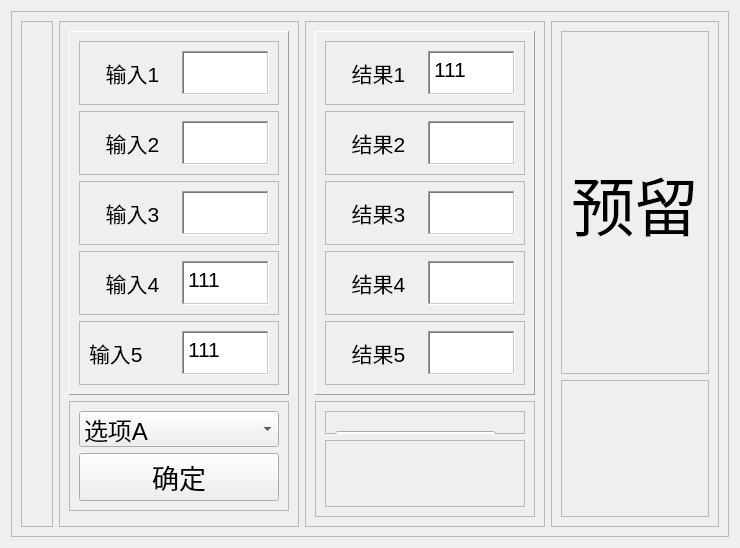
           <widget class="QFrame" name="frame">
            <property name="frameShape">
             <enum>QFrame::NoFrame</enum>
            </property>
            <property name="frameShadow">
             <enum>QFrame::Plain</enum>
            </property>
            <layout class="QHBoxLayout" name="horizontalLayout_5" stretch="2">
             <item>
              <widget class="QFrame" name="frame_3">
               <property name="frameShape">
                <enum>QFrame::StyledPanel</enum>
               </property>
               <property name="frameShadow">
                <enum>QFrame::Raised</enum>
               </property>
               <layout class="QHBoxLayout" name="horizontalLayout_14">
                <item>
                 <widget class="QFrame" name="frame_2">
                  <property name="maximumSize">
                   <size>
                    <width>800</width>
                    <height>16777215</height>
                   </size>
                  </property>
                  <property name="font">
                   <font>
                    <pointsize>16</pointsize>
                   </font>
                  </property>
                  <property name="frameShape">
                   <enum>QFrame::StyledPanel</enum>
                  </property>
                  <property name="frameShadow">
                   <enum>QFrame::Raised</enum>
                  </property>
                  <layout class="QVBoxLayout" name="verticalLayout_7" stretch="1,1">
                   <item>
                    <widget class="QLabel" name="image_origin">
                     <property name="minimumSize">
                      <size>
                       <width>0</width>
                       <height>0</height>
                      </size>
                     </property>
                     <property name="maximumSize">
                      <size>
                       <width>708</width>
                       <height>400</height>
                      </size>
                     </property>
                     <property name="text">
                      <string/>
                     </property>
                     <property name="pixmap">
                      <pixmap resource="img.qrc">:/bmp/E:/unet-nested-multiple-classification-master/单镜头/{2E7D14DF-89B8-4DA3-84E6-B5CCD6F197FB}.bmp</pixmap>
                     </property>
                     <property name="scaledContents">
                      <bool>true</bool>
                     </property>
                    </widget>
                   </item>
                   <item>
                    <widget class="QLabel" name="image_result">
                     <property name="minimumSize">
                      <size>
                       <width>0</width>
                       <height>0</height>
                      </size>
                     </property>
                     <property name="maximumSize">
                      <size>
                       <width>708</width>
                       <height>400</height>
                      </size>
                     </property>
                     <property name="text">
                      <string/>
                     </property>
                     <property name="pixmap">
                      <pixmap resource="img.qrc">:/bmp/E:/unet-nested-multiple-classification-master/单镜头/{2E7D14DF-89B8-4DA3-84E6-B5CCD6F197FB}.bmp</pixmap>
                     </property>
                     <property name="scaledContents">
                      <bool>true</bool>
                     </property>
                    </widget>
                   </item>
                  </layout>
                 </widget>
                </item>
                <item>
                 <widget class="QFrame" name="frame_5">
                  <property name="maximumSize">
                   <size>
                    <width>240</width>
                    <height>16777215</height>
                   </size>
                  </property>
                  <property name="frameShape">
                   <enum>QFrame::StyledPanel</enum>
                  </property>
                  <property name="frameShadow">
                   <enum>QFrame::Raised</enum>
                  </property>
                  <layout class="QVBoxLayout" name="verticalLayout_8" stretch="5,2,2">
                   <item>
                    <widget class="QFrame" name="input_cluster">
                     <property name="frameShape">
                      <enum>QFrame::Panel</enum>
                     </property>
                     <property name="frameShadow">
                      <enum>QFrame::Raised</enum>
                     </property>
                     <layout class="QVBoxLayout" name="verticalLayout_9">
                      <item>
                       <widget class="QFrame" name="input_1">
                        <property name="maximumSize">
                         <size>
                          <width>208</width>
                          <height>64</height>
                         </size>
                        </property>
                        <property name="frameShape">
                         <enum>QFrame::StyledPanel</enum>
                        </property>
                        <property name="frameShadow">
                         <enum>QFrame::Raised</enum>
                        </property>
                        <layout class="QHBoxLayout" name="horizontalLayout_22" stretch="1,1">
                         <item>
                          <widget class="QLabel" name="label_9">
                           <property name="text">
                            <string>&lt;html&gt;&lt;head/&gt;&lt;body&gt;&lt;p align=&quot;center&quot;&gt;&lt;span style=&quot; font-size:16pt;&quot;&gt;输入1&lt;/span&gt;&lt;/p&gt;&lt;/body&gt;&lt;/html&gt;</string>
                           </property>
                          </widget>
                         </item>
                         <item>
                          <widget class="QPlainTextEdit" name="plainTextEdit_6">
                           <property name="font">
                            <font>
                             <pointsize>16</pointsize>
                            </font>
                           </property>
                           <property name="frameShape">
                            <enum>QFrame::WinPanel</enum>
                           </property>
                          </widget>
                         </item>
                        </layout>
                       </widget>
                      </item>
                      <item>
                       <widget class="QFrame" name="input_2">
                        <property name="maximumSize">
                         <size>
                          <width>208</width>
                          <height>64</height>
                         </size>
                        </property>
                        <property name="frameShape">
                         <enum>QFrame::StyledPanel</enum>
                        </property>
                        <property name="frameShadow">
                         <enum>QFrame::Raised</enum>
                        </property>
                        <layout class="QHBoxLayout" name="horizontalLayout_25" stretch="1,1">
                         <item>
                          <widget class="QLabel" name="label_12">
                           <property name="text">
                            <string>&lt;html&gt;&lt;head/&gt;&lt;body&gt;&lt;p align=&quot;center&quot;&gt;&lt;span style=&quot; font-size:16pt;&quot;&gt;输入2&lt;/span&gt;&lt;/p&gt;&lt;/body&gt;&lt;/html&gt;</string>
                           </property>
                          </widget>
                         </item>
                         <item>
                          <widget class="QPlainTextEdit" name="plainTextEdit_9">
                           <property name="font">
                            <font>
                             <pointsize>16</pointsize>
                            </font>
                           </property>
                           <property name="frameShape">
                            <enum>QFrame::WinPanel</enum>
                           </property>
                          </widget>
                         </item>
                        </layout>
                       </widget>
                      </item>
                      <item>
                       <widget class="QFrame" name="input_3">
                        <property name="maximumSize">
                         <size>
                          <width>208</width>
                          <height>64</height>
                         </size>
                        </property>
                        <property name="frameShape">
                         <enum>QFrame::StyledPanel</enum>
                        </property>
                        <property name="frameShadow">
                         <enum>QFrame::Raised</enum>
                        </property>
                        <layout class="QHBoxLayout" name="horizontalLayout_23" stretch="1,1">
                         <item>
                          <widget class="QLabel" name="label_10">
                           <property name="text">
                            <string>&lt;html&gt;&lt;head/&gt;&lt;body&gt;&lt;p align=&quot;center&quot;&gt;&lt;span style=&quot; font-size:16pt;&quot;&gt;输入3&lt;/span&gt;&lt;/p&gt;&lt;/body&gt;&lt;/html&gt;</string>
                           </property>
                          </widget>
                         </item>
                         <item>
                          <widget class="QPlainTextEdit" name="plainTextEdit_7">
                           <property name="font">
                            <font>
                             <pointsize>16</pointsize>
                             <kerning>true</kerning>
                            </font>
                           </property>
                           <property name="frameShape">
                            <enum>QFrame::WinPanel</enum>
                           </property>
                          </widget>
                         </item>
                        </layout>
                       </widget>
                      </item>
                      <item>
                       <widget class="QFrame" name="input_4">
                        <property name="maximumSize">
                         <size>
                          <width>208</width>
                          <height>64</height>
                         </size>
                        </property>
                        <property name="frameShape">
                         <enum>QFrame::StyledPanel</enum>
                        </property>
                        <property name="frameShadow">
                         <enum>QFrame::Raised</enum>
                        </property>
                        <layout class="QHBoxLayout" name="horizontalLayout_24" stretch="1,1">
                         <item>
                          <widget class="QLabel" name="label_11">
                           <property name="text">
                            <string>&lt;html&gt;&lt;head/&gt;&lt;body&gt;&lt;p align=&quot;center&quot;&gt;&lt;span style=&quot; font-size:16pt;&quot;&gt;输入4&lt;/span&gt;&lt;/p&gt;&lt;/body&gt;&lt;/html&gt;</string>
                           </property>
                          </widget>
                         </item>
                         <item>
                          <widget class="QPlainTextEdit" name="plainTextEdit_8">
                           <property name="font">
                            <font>
                             <pointsize>16</pointsize>
                            </font>
                           </property>
                           <property name="frameShape">
                            <enum>QFrame::WinPanel</enum>
                           </property>
                           <property name="plainText">
                            <string>111</string>
                           </property>
                          </widget>
                         </item>
                        </layout>
                       </widget>
                      </item>
                      <item>
                       <widget class="QFrame" name="input_5">
                        <property name="maximumSize">
                         <size>
                          <width>208</width>
                          <height>64</height>
                         </size>
                        </property>
                        <property name="frameShape">
                         <enum>QFrame::StyledPanel</enum>
                        </property>
                        <property name="frameShadow">
                         <enum>QFrame::Raised</enum>
                        </property>
                        <layout class="QHBoxLayout" name="horizontalLayout_26" stretch="1,1">
                         <item>
                          <widget class="QLabel" name="label_13">
                           <property name="text">
                            <string>&lt;html&gt;&lt;head/&gt;&lt;body&gt;&lt;p&gt;&lt;span style=&quot; font-size:16pt;&quot;&gt;输入5&lt;/span&gt;&lt;/p&gt;&lt;/body&gt;&lt;/html&gt;</string>
                           </property>
                          </widget>
                         </item>
                         <item>
                          <widget class="QPlainTextEdit" name="plainTextEdit_10">
                           <property name="font">
                            <font>
                             <pointsize>16</pointsize>
                            </font>
                           </property>
                           <property name="frameShape">
                            <enum>QFrame::WinPanel</enum>
                           </property>
                           <property name="plainText">
                            <string>111</string>
                           </property>
                          </widget>
                         </item>
                        </layout>
                       </widget>
                      </item>
                     </layout>
                    </widget>
                   </item>
                   <item>
                    <widget class="QFrame" name="frame_7">
                     <property name="frameShape">
                      <enum>QFrame::StyledPanel</enum>
                     </property>
                     <property name="frameShadow">
                      <enum>QFrame::Raised</enum>
                     </property>
                     <layout class="QVBoxLayout" name="verticalLayout_10" stretch="1,1">
                      <item>
                       <widget class="QComboBox" name="comboBox">
                        <property name="font">
                         <font>
                          <pointsize>18</pointsize>
                         </font>
                        </property>
                        <item>
                         <property name="text">
                          <string>选项A</string>
                         </property>
                        </item>
                        <item>
                         <property name="text">
                          <string>选项B</string>
                         </property>
                        </item>
                        <item>
                         <property name="text">
                          <string>选项C</string>
                         </property>
                        </item>
                       </widget>
                      </item>
                      <item>
                       <widget class="QPushButton" name="pushButton_confirm">
                        <property name="font">
                         <font>
                          <pointsize>20</pointsize>
                         </font>
                        </property>
                        <property name="cursor">
                         <cursorShape>ArrowCursor</cursorShape>
                        </property>
                        <property name="text">
                         <string>确定</string>
                        </property>
                        <property name="autoDefault">
                         <bool>true</bool>
                        </property>
                       </widget>
                      </item>
                     </layout>
                    </widget>
                   </item>
                   <item>
                    <widget class="QFrame" name="frame_9">
                     <property name="frameShape">
                      <enum>QFrame::StyledPanel</enum>
                     </property>
                     <property name="frameShadow">
                      <enum>QFrame::Raised</enum>
                     </property>
                    </widget>
                   </item>
                  </layout>
                 </widget>
                </item>
                <item>
                 <widget class="QFrame" name="frame_4">
                  <property name="maximumSize">
                   <size>
                    <width>240</width>
                    <height>16777215</height>
                   </size>
                  </property>
                  <property name="frameShape">
                   <enum>QFrame::StyledPanel</enum>
                  </property>
                  <property name="frameShadow">
                   <enum>QFrame::Raised</enum>
                  </property>
                  <layout class="QVBoxLayout" name="verticalLayout_11" stretch="5,4">
                   <item>
                    <widget class="QFrame" name="result_cluster">
                     <property name="frameShape">
                      <enum>QFrame::Panel</enum>
                     </property>
                     <property name="frameShadow">
                      <enum>QFrame::Raised</enum>
                     </property>
                     <layout class="QVBoxLayout" name="verticalLayout_12">
                      <item>
                       <widget class="QFrame" name="result_1">
                        <property name="maximumSize">
                         <size>
                          <width>208</width>
                          <height>64</height>
                         </size>
                        </property>
                        <property name="frameShape">
                         <enum>QFrame::StyledPanel</enum>
                        </property>
                        <property name="frameShadow">
                         <enum>QFrame::Raised</enum>
                        </property>
                        <layout class="QHBoxLayout" name="horizontalLayout_27" stretch="1,1">
                         <item>
                          <widget class="QLabel" name="label_14">
                           <property name="text">
                            <string>&lt;html&gt;&lt;head/&gt;&lt;body&gt;&lt;p align=&quot;center&quot;&gt;&lt;span style=&quot; font-size:16pt;&quot;&gt;结果1&lt;/span&gt;&lt;/p&gt;&lt;/body&gt;&lt;/html&gt;</string>
                           </property>
                          </widget>
                         </item>
                         <item>
                          <widget class="QPlainTextEdit" name="plainTextEdit_11">
                           <property name="font">
                            <font>
                             <pointsize>16</pointsize>
                            </font>
                           </property>
                           <property name="frameShape">
                            <enum>QFrame::WinPanel</enum>
                           </property>
                           <property name="plainText">
                            <string>111</string>
                           </property>
                          </widget>
                         </item>
                        </layout>
                       </widget>
                      </item>
                      <item>
                       <widget class="QFrame" name="result_2">
                        <property name="maximumSize">
                         <size>
                          <width>208</width>
                          <height>64</height>
                         </size>
                        </property>
                        <property name="frameShape">
                         <enum>QFrame::StyledPanel</enum>
                        </property>
                        <property name="frameShadow">
                         <enum>QFrame::Raised</enum>
                        </property>
                        <layout class="QHBoxLayout" name="horizontalLayout_29" stretch="1,1">
                         <item>
                          <widget class="QLabel" name="label_16">
                           <property name="text">
                            <string>&lt;html&gt;&lt;head/&gt;&lt;body&gt;&lt;p align=&quot;center&quot;&gt;&lt;span style=&quot; font-size:16pt;&quot;&gt;结果2&lt;/span&gt;&lt;/p&gt;&lt;/body&gt;&lt;/html&gt;</string>
                           </property>
                          </widget>
                         </item>
                         <item>
                          <widget class="QPlainTextEdit" name="plainTextEdit_13">
                           <property name="font">
                            <font>
                             <pointsize>16</pointsize>
                            </font>
                           </property>
                           <property name="frameShape">
                            <enum>QFrame::WinPanel</enum>
                           </property>
                          </widget>
                         </item>
                        </layout>
                       </widget>
                      </item>
                      <item>
                       <widget class="QFrame" name="result_3">
                        <property name="maximumSize">
                         <size>
                          <width>208</width>
                          <height>64</height>
                         </size>
                        </property>
                        <property name="frameShape">
                         <enum>QFrame::StyledPanel</enum>
                        </property>
                        <property name="frameShadow">
                         <enum>QFrame::Raised</enum>
                        </property>
                        <layout class="QHBoxLayout" name="horizontalLayout_28" stretch="1,1">
                         <item>
                          <widget class="QLabel" name="label_15">
                           <property name="text">
                            <string>&lt;html&gt;&lt;head/&gt;&lt;body&gt;&lt;p align=&quot;center&quot;&gt;&lt;span style=&quot; font-size:16pt;&quot;&gt;结果3&lt;/span&gt;&lt;/p&gt;&lt;/body&gt;&lt;/html&gt;</string>
                           </property>
                          </widget>
                         </item>
                         <item>
                          <widget class="QPlainTextEdit" name="plainTextEdit_12">
                           <property name="font">
                            <font>
                             <pointsize>16</pointsize>
                            </font>
                           </property>
                           <property name="frameShape">
                            <enum>QFrame::WinPanel</enum>
                           </property>
                          </widget>
                         </item>
                        </layout>
                       </widget>
                      </item>
                      <item>
                       <widget class="QFrame" name="result_4">
                        <property name="maximumSize">
                         <size>
                          <width>208</width>
                          <height>64</height>
                         </size>
                        </property>
                        <property name="frameShape">
                         <enum>QFrame::StyledPanel</enum>
                        </property>
                        <property name="frameShadow">
                         <enum>QFrame::Raised</enum>
                        </property>
                        <layout class="QHBoxLayout" name="horizontalLayout_31" stretch="1,1">
                         <item>
                          <widget class="QLabel" name="label_18">
                           <property name="text">
                            <string>&lt;html&gt;&lt;head/&gt;&lt;body&gt;&lt;p align=&quot;center&quot;&gt;&lt;span style=&quot; font-size:16pt;&quot;&gt;结果4&lt;/span&gt;&lt;/p&gt;&lt;/body&gt;&lt;/html&gt;</string>
                           </property>
                          </widget>
                         </item>
                         <item>
                          <widget class="QPlainTextEdit" name="plainTextEdit_15">
                           <property name="font">
                            <font>
                             <pointsize>16</pointsize>
                            </font>
                           </property>
                           <property name="frameShape">
                            <enum>QFrame::WinPanel</enum>
                           </property>
                          </widget>
                         </item>
                        </layout>
                       </widget>
                      </item>
                      <item>
                       <widget class="QFrame" name="result_5">
                        <property name="maximumSize">
                         <size>
                          <width>208</width>
                          <height>64</height>
                         </size>
                        </property>
                        <property name="frameShape">
                         <enum>QFrame::StyledPanel</enum>
                        </property>
                        <property name="frameShadow">
                         <enum>QFrame::Raised</enum>
                        </property>
                        <layout class="QHBoxLayout" name="horizontalLayout_30" stretch="1,1">
                         <item>
                          <widget class="QLabel" name="label_17">
                           <property name="text">
                            <string>&lt;html&gt;&lt;head/&gt;&lt;body&gt;&lt;p align=&quot;center&quot;&gt;&lt;span style=&quot; font-size:16pt;&quot;&gt;结果5&lt;/span&gt;&lt;/p&gt;&lt;/body&gt;&lt;/html&gt;</string>
                           </property>
                          </widget>
                         </item>
                         <item>
                          <widget class="QPlainTextEdit" name="plainTextEdit_14">
                           <property name="font">
                            <font>
                             <pointsize>16</pointsize>
                            </font>
                           </property>
                           <property name="frameShape">
                            <enum>QFrame::WinPanel</enum>
                           </property>
                          </widget>
                         </item>
                        </layout>
                       </widget>
                      </item>
                     </layout>
                    </widget>
                   </item>
                   <item>
                    <widget class="QFrame" name="frame_11">
                     <property name="frameShape">
                      <enum>QFrame::StyledPanel</enum>
                     </property>
                     <property name="frameShadow">
                      <enum>QFrame::Raised</enum>
                     </property>
                     <layout class="QVBoxLayout" name="verticalLayout_15" stretch="1,3">
                      <item>
                       <widget class="QFrame" name="frame_14">
                        <property name="frameShape">
                         <enum>QFrame::StyledPanel</enum>
                        </property>
                        <property name="frameShadow">
                         <enum>QFrame::Raised</enum>
                        </property>
                        <widget class="QPushButton" name="pushButton_loadimage">
                         <property name="geometry">
                          <rect>
                           <x>10</x>
                           <y>20</y>
                           <width>161</width>
                           <height>41</height>
                          </rect>
                         </property>
                         <property name="font">
                          <font>
                           <family>Adobe 宋体 Std L</family>
                           <pointsize>20</pointsize>
                          </font>
                         </property>
                         <property name="text">
                          <string>加载图像</string>
                         </property>
                        </widget>
                       </widget>
                      </item>
                      <item>
                       <widget class="QFrame" name="frame_25">
                        <property name="frameShape">
                         <enum>QFrame::StyledPanel</enum>
                        </property>
                        <property name="frameShadow">
                         <enum>QFrame::Raised</enum>
                        </property>
                       </widget>
                      </item>
                     </layout>
                    </widget>
                   </item>
                  </layout>
                 </widget>
                </item>
                <item>
                 <widget class="QFrame" name="frame_12">
                  <property name="maximumSize">
                   <size>
                    <width>240</width>
                    <height>16777215</height>
                   </size>
                  </property>
                  <property name="frameShape">
                   <enum>QFrame::StyledPanel</enum>
                  </property>
                  <property name="frameShadow">
                   <enum>QFrame::Raised</enum>
                  </property>
                  <layout class="QVBoxLayout" name="verticalLayout_13" stretch="5,2">
                   <item>
                    <widget class="QFrame" name="frame_13">
                     <property name="frameShape">
                      <enum>QFrame::StyledPanel</enum>
                     </property>
                     <property name="frameShadow">
                      <enum>QFrame::Raised</enum>
                     </property>
                     <layout class="QVBoxLayout" name="verticalLayout_14">
                      <item>
                       <widget class="QLabel" name="label_4">
                        <property name="font">
                         <font>
                          <family>Adobe 宋体 Std L</family>
                          <pointsize>48</pointsize>
                         </font>
                        </property>
                        <property name="text">
                         <string>预留</string>
                        </property>
                       </widget>
                      </item>
                     </layout>
                    </widget>
                   </item>
                   <item>
                    <widget class="QFrame" name="frame_30">
                     <property name="frameShape">
                      <enum>QFrame::StyledPanel</enum>
                     </property>
                     <property name="frameShadow">
                      <enum>QFrame::Raised</enum>
                     </property>
                    </widget>
                   </item>
                  </layout>
                 </widget>
                </item>
               </layout>
              </widget>
             </item>
            </layout>
           </widget>
